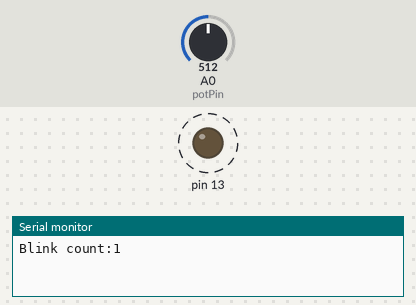
A sketch run on a simulated Arduino Uno, built with avr-gcc and run on an emulated ATmega328P. On the bench: output pins drawn as LEDs (lit = HIGH), the last lines printed to the serial monitor. Dashed ring = blinking. The test bench sets the inputs (shaded band); at power-on: A0 (potPin) = 512.

Above: at 1.8 s.
1.9 s: A0 (potPin) set to 0
At 2.8 s:
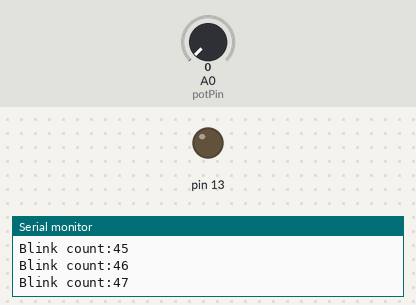
6.0 s: A0 (potPin) set to 122
At 6.31 s:
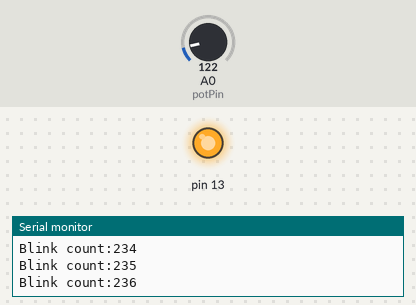
Timing chart, 0 to 15.5 s (numbered marks = the images above; inputs shaded):
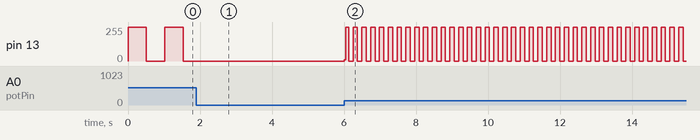

Measured:
- after the input at 1.9 s, pin 13: stops changing and stays 0/255
- after the input at 6.0 s, pin 13: 0/255 → 10/255 at once, then moves between 0/255 and 255/255, repeating every 0.24 s
- by itself, pin 13: alternates 255/255 for 0.51 s and 0/255 for 0.51 s

The sketch:

blink.ino
```cpp
/*
Author: Anjali Sinha
Date: 12-07-2026
Description: LED blink with serial counter and potentiometer-controlled speed.
*/
int count = 0;
int potPin = A0;
void setup(){
 pinMode(13,OUTPUT);
 Serial.begin(9600);
}
void loop(){
  int delayTime = analogRead(potPin);
  digitalWrite(13,HIGH);
  delay(delayTime);
  digitalWrite(13,LOW);
  delay(delayTime);

 count++;
 Serial.print("Blink count:");
 Serial.println(count);
}
```
